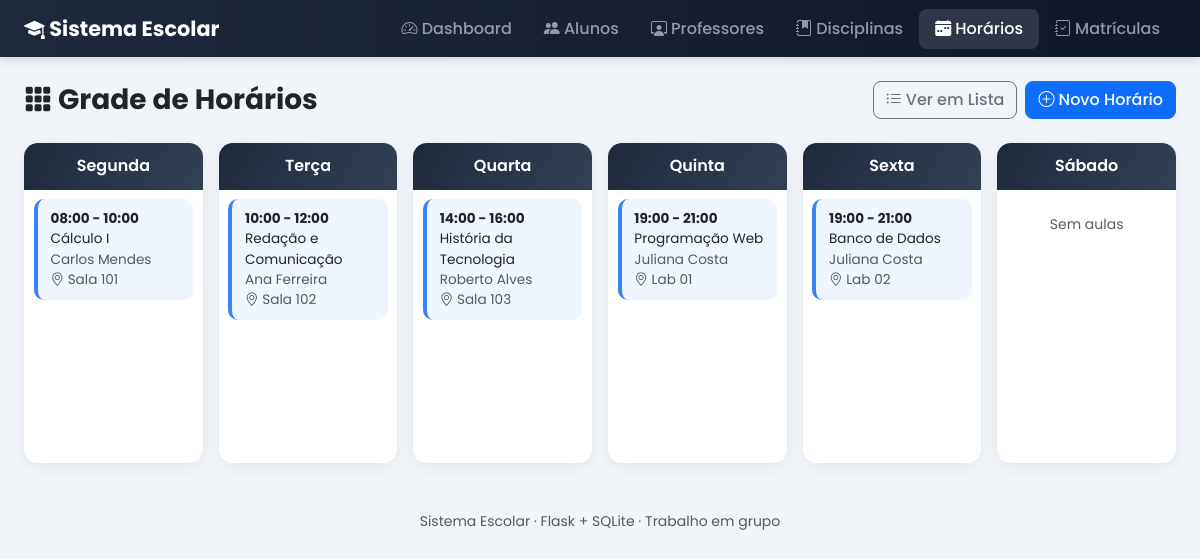
The app's page /horarios/grade with its own data.
### tables this page shows
CREATE TABLE horarios (
            id INTEGER PRIMARY KEY AUTOINCREMENT,
            disciplina_id INTEGER NOT NULL,
            dia_semana TEXT NOT NULL,
            hora_inicio TEXT NOT NULL,
            hora_fim TEXT NOT NULL,
            sala TEXT NOT NULL,
            FOREIGN KEY (disciplina_id) REFERENCES disciplinas(id) ON DELETE CASCADE
        );

CREATE TABLE disciplinas (
            id INTEGER PRIMARY KEY AUTOINCREMENT,
            nome TEXT NOT NULL,
            carga_horaria INTEGER NOT NULL,
            professor_id INTEGER,
            FOREIGN KEY (professor_id) REFERENCES professores(id) ON DELETE SET NULL
        );

CREATE TABLE professores (
            id INTEGER PRIMARY KEY AUTOINCREMENT,
            nome TEXT NOT NULL,
            email TEXT NOT NULL,
            especialidade TEXT NOT NULL,
            foto TEXT
        );

### routes/horarios.py (the view)
@horarios_bp.route("/grade")
def grade():
    conn = get_conn()
    horarios = conn.execute(
        """
        SELECT h.*, d.nome as disciplina_nome, p.nome as professor_nome
        FROM horarios h
        JOIN disciplinas d ON d.id = h.disciplina_id
        LEFT JOIN professores p ON p.id = d.professor_id
        ORDER BY h.hora_inicio
        """
    ).fetchall()
    conn.close()
    grade_dados = {dia: [] for dia in DIAS_SEMANA}
    for h in horarios:
        if h["dia_semana"] in grade_dados:
            grade_dados[h["dia_semana"]].append(h)
    return render_template("horarios/grade.html", grade_dados=grade_dados, dias=DIAS_SEMANA)

### database.py (called while the page is built)
def get_conn():
    conn = sqlite3.connect(DB_NAME)
    conn.row_factory = sqlite3.Row
    conn.execute("PRAGMA foreign_keys = ON")
    return conn

### templates/horarios/grade.html (shortened to what this page needs)
{% extends "base.html" %}
{% block content %}
<div class="d-flex flex-wrap justify-content-between align-items-center gap-2 mb-4">
    <h3 class="fw-bold mb-0"><i class="bi bi-grid-3x3-gap-fill"></i> Grade de Horários</h3>
    <div class="d-flex gap-2">
        <a href="{{ url_for('horarios.listar') }}" class="btn btn-outline-secondary btn-acao">
            <i class="bi bi-list-ul"></i> Ver em Lista
        </a>
        <a href="{{ url_for('horarios.novo') }}" class="btn btn-primary btn-acao">
            <i class="bi bi-plus-circle"></i> Novo Horário
        </a>
    </div>
</div>
<div class="row g-3">
    {% for dia in dias %}
    <div class="col-md-6 col-lg-4 col-xl-2">
        <div class="grade-dia">
            <div class="dia-titulo">{{ dia }}</div>
            {% if grade_dados[dia]|length == 0 %}
                <p class="text-center text-muted small mt-4">Sem aulas</p>
            {% else %}
                {% for h in grade_dados[dia] %}
                <div class="aula-bloco cor-{{ loop.index0 % 5 + 1 }}">
                    <div class="horario">{{ h.hora_inicio }} - {{ h.hora_fim }}</div>
                    <div>{{ h.disciplina_nome }}</div>
                    <div class="text-muted">{{ h.professor_nome or '-' }}</div>
                    <div class="text-muted"><i class="bi bi-geo-alt"></i> {{ h.sala }}</div>
                </div>
                {% endfor %}
            {% endif %}
        </div>
    </div>
    {% endfor %}
</div>
{% endblock %}

### static/css/style.css (style rules this page uses)
:root { --azul-escuro: #1e293b; --azul: #3b82f6; --roxo: #7c3aed; --verde: #10b981; --laranja: #f59e0b; --rosa: #ec4899; --fundo: #f1f5f9; }
* { font-family: 'Poppins', sans-serif; }
body { background: var(--fundo); }
.grade-dia { border-radius: 14px; background: #fff; box-shadow: 0 4px 16px rgba(0,0,0,0.06); min-height: 320px; }
.grade-dia .dia-titulo { background: linear-gradient(120deg, var(--azul-escuro), #334155); color: #fff; border-radius: 14px 14px 0 0; padding: 0.7rem; font-weight: 600; text-align: center; }
.aula-bloco { border-radius: 10px; padding: 0.6rem 0.8rem; margin: 0.6rem; font-size: 0.85rem; border-left: 4px solid var(--azul); background: #eff6ff; }
.aula-bloco.cor-1 { border-color: var(--azul); background: #eff6ff; }
.aula-bloco .horario { font-weight: 700; }
.btn-acao { border-radius: 8px; font-weight: 500; }

### records on screen
horarios: hora_inicio "08:00", hora_fim "10:00", disciplina_nome "Cálculo I", nome "Carlos Mendes", sala "Sala 101"
horarios: hora_inicio "10:00", hora_fim "12:00", disciplina_nome "Redação e Comunicação", nome "Ana Ferreira", sala "Sala 102"
horarios: hora_inicio "14:00", hora_fim "16:00", disciplina_nome "História da Tecnologia", nome "Roberto Alves", sala "Sala 103"
horarios: hora_inicio "19:00", hora_fim "21:00", disciplina_nome "Programação Web", nome "Juliana Costa", sala "Lab 01"
horarios: hora_inicio "19:00", hora_fim "21:00", disciplina_nome "Banco de Dados", nome "Juliana Costa", sala "Lab 02"

### other values on screen
{{ dia }} "Segunda" "Terça" "Quarta" "Quinta" "Sexta" "Sábado"
